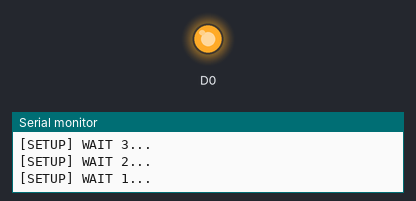
The sketch below on a simulated ESP8266 (NodeMCU). Parts: output pins drawn as LEDs (lit = HIGH), the last lines printed to the serial monitor. WiFi joins after 1.5 s; servers stay silent unless stated; EEPROM starts erased.

Above: at 4.1 s.
At 6.0 s:
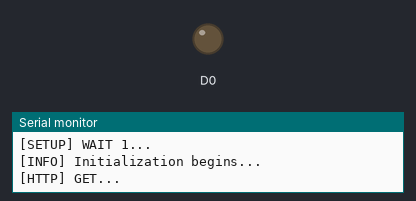
Timing chart, 0 to 9.6 s (numbered marks = the images above):
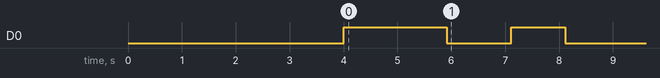

The sketch:

OTAinit.ino
```cpp
/*
  Instruction
  -----------

  1) Compile and upload this .ino to your ESP8266-12 or ESP8266-12E.

  * proceed with the following steps only when your ESP start blinking
  2) Connect your laptop or smart phone with ESP AP using wifi. Standard ESP SSID is "TsC-EsP12-XXXXXXX" where X is number. Password is "123456789".
  4) After connected, visit "http://thingsconnect.config" from your laptop or smart phone browser.
  5) Connect your ESP with your house or office wifi network by clicking the "Connect WiFi" button from the web page.
  6) Remains connected with ESP.

  * the following steps required to be done in a browser with the Internet connection.
  1) Create an account at https://everyweb.co/app if you haven't done it.
  2) Create a qrcode by clicking the add button at the bottom right of dashboard.
  3) Click on the qr code your just created.
  4) Subscribe to a service "EW ThingsConnect"
  5) Add a device by clicking the '+' button at the Device section. You will need the information from ESP for this step. Follow below.
    5.1)  Visit the page "http://thingsconnect.config" again and click the second button "Device Detail" on the web page.
    5.2)  key in the "Device Id" for Id and "Serial Id" for Passcode.
    5.3)  Serial id should be listed down "Device" section if add successfully. This Serial id is required to be substituted in test.js at line 8.
  6) Add a user
    6.1)  Add a user by clicking the "+" button at the User section.
    6.2)  User detail should be listed if add successfully.
    6.3)  First line of user detail is userid which should be substituted at line 193 in test.js
    6.4)  Second line of user detail is passcode of user which should be substitued at line 194 in test.js
  7) Substitute Appid and Appkey from the web page to test.js accordingly at line 191 & 192.
  8) upload .js file and testpage.html to a server or using localhost.
  9) visit the page you uploaded from a browser and start interacting with your "things" (led in this example). Configuration of "things" is as follow.

  Configuration of Things (eg. leds, temperature sensor and etc)
  1) Turn a LED ON/OFF
    1.1) connect LED to your ESP to pin D1, D2 and D3 respectively.
    1.2) You should be able to turn the LED ON/OFF using testpage.html

  2) RGB LED
    2.1) connect RGB LED to your ESP to pin D6, D7 and D8 respectively.
    2.2) You should be able to change the color of LED through the color picker on testpage.html

  3) Serial Testing
  * this test require your esp to be connected with Arduino IDE's serial monitor
    3.1) you can send your serial data through the testpage.html textare input
    3.2) or received data from your ESP by entering text at the Arduino IDE's serial monitor

  4) Analog input
    4.1) connect your analog sensor (eg.LM35) to pin A0 of ESP
    4.2) select the time interval from the Analog dropdown of testpage.html
    4.3) Analog data with be sent as Integer.

*/

#include <Arduino.h>
#include <ESP8266WiFi.h>
#include <ESP8266WiFiMulti.h>
#include <ESP8266HTTPClient.h>
#include <ESP8266httpUpdate.h>
#include <EEPROM.h>

#define USE_SERIAL      Serial
#define HMAC_SIZE       20
#define SIZE            768
#define INIT_ADDRESS    0
#define EEPROM_SIZE     4096

ESP8266WiFiMulti WiFiMulti;

void wipeAll(){

    EEPROM.begin(EEPROM_SIZE);

    int addr = INIT_ADDRESS;
    while(addr < EEPROM_SIZE) {
        EEPROM.write(addr++,0);
    }

    EEPROM.end();
}

byte getVal(char c){

   if(c >= '0' && c <= '9')
     return (byte)(c - '0');
   else
     return (byte)(c-'a'+10);
}

void init(String payload){

  EEPROM.begin(SIZE);

  int len = payload.length();
  int address = INIT_ADDRESS;

  for(int i = 0 ; i <= len; i+=2){
    byte v = getVal(payload[i]) << 4;
    v |= getVal(payload[i+1]);
    EEPROM.write(address++, v);
  }

  EEPROM.end();
}

void setup() {

    USE_SERIAL.begin(115200);

    USE_SERIAL.println();
    USE_SERIAL.println();
    USE_SERIAL.println();

    for(uint8_t t = 4; t > 0; t--) {
        USE_SERIAL.printf("[SETUP] WAIT %d...\n", t);
        USE_SERIAL.flush();
        delay(1000);
    }

    WiFiMulti.addAP("MaGIC Committee", "m@gicPhase2");

    pinMode(D0,OUTPUT);
    digitalWrite(D0,HIGH);

    wipeAll();
}

void loop() {
    // wait for WiFi connection
    if((WiFiMulti.run() == WL_CONNECTED)) {

        digitalWrite(D0,LOW);
        USE_SERIAL.println("[INFO] Initialization begins...");

        HTTPClient http;
        http.begin("http://cloud.everyweb.co/initDevice");

        USE_SERIAL.print("[HTTP] GET...\n");
        // start connection and send HTTP header
        int httpCode = http.GET();

        // httpCode will be negative on error
        if(httpCode > 0) {
            // HTTP header has been send and Server response header has been handled
            USE_SERIAL.printf("[HTTP] GET... code: %d\n", httpCode);

            // file found at server
            if(httpCode == HTTP_CODE_OK) {
                String payload = http.getString();

                if(payload.length() != 1536) return;

                init(payload);
            }
        } else {
            USE_SERIAL.printf("[HTTP] GET... failed, error: %s\n", http.errorToString(httpCode).c_str());
        }

        delay(1000);
        digitalWrite(D0,HIGH);
        delay(1000);
        digitalWrite(D0,LOW);

        USE_SERIAL.println("[INFO] Loading firmware...");
        t_httpUpdate_return ret = ESPhttpUpdate.update("http://cloud.everyweb.co/otaUpdate",String(0));

        switch(ret) {
            case HTTP_UPDATE_FAILED:
                USE_SERIAL.printf("HTTP_UPDATE_FAILD Error (%d): %s", ESPhttpUpdate.getLastError(), ESPhttpUpdate.getLastErrorString().c_str());
                break;

            case HTTP_UPDATE_NO_UPDATES:
                USE_SERIAL.println("HTTP_UPDATE_NO_UPDATES");
                break;

            case HTTP_UPDATE_OK:
                USE_SERIAL.println("HTTP_UPDATE_OK");
                break;
        }

      delay(1000000);
    }
}
```

Measured:
- by itself, D0: HIGH → LOW at 5.9 s, → HIGH 1.2 s later, → LOW 1.0 s later
